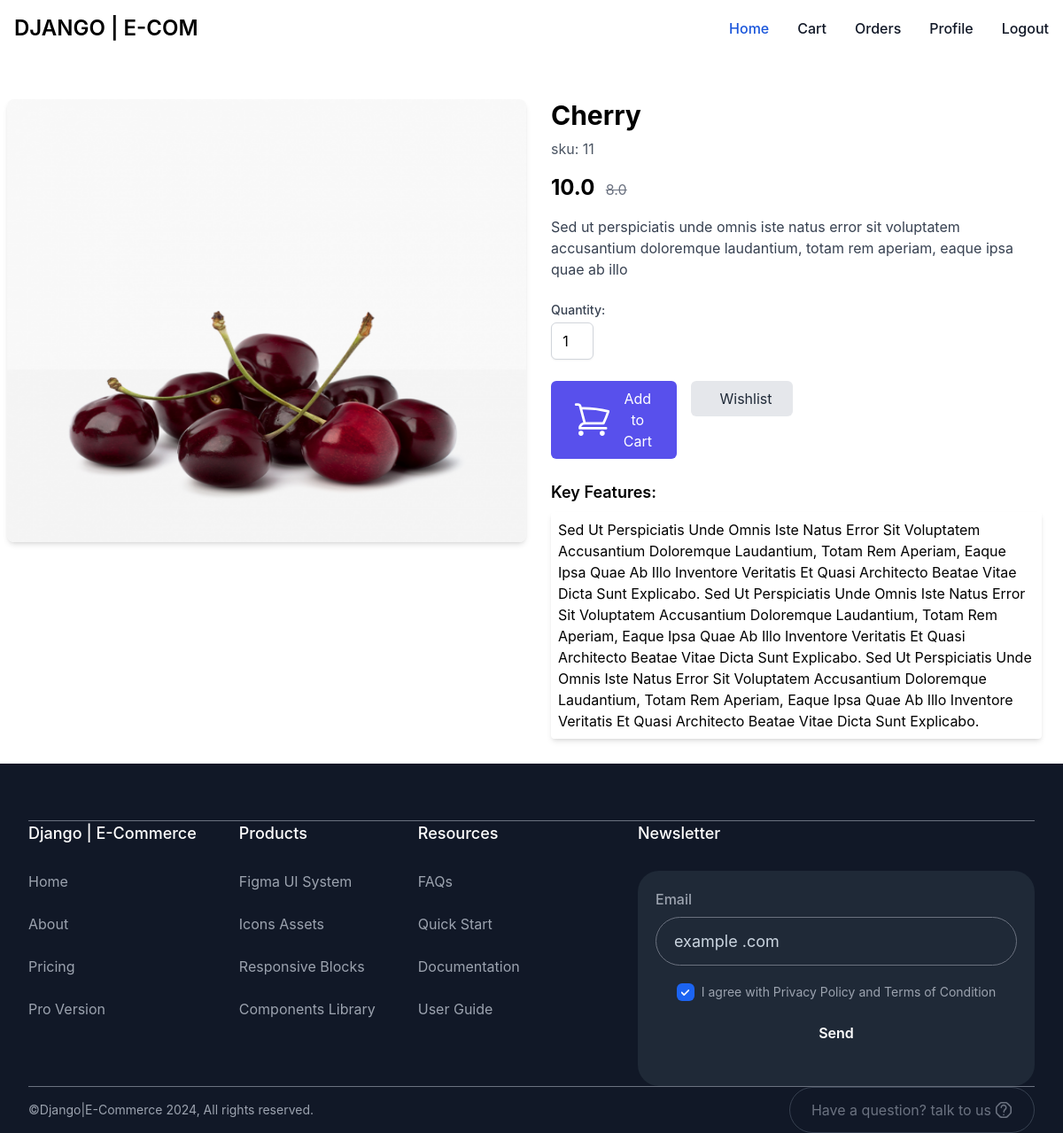
/product_detail/11/ (signed in), run on the app's committed database.
### App_Shop/models.py (models this page shows, shortened)
class Product(models.Model):
    mainimage=models.ImageField(upload_to="products/",blank=True)
    name=models.CharField( max_length=250)
    category=models.ForeignKey(Category, on_delete=models.CASCADE,related_name="category")
    preview_text=models.TextField(max_length="140",verbose_name="preview_text")
    detail_text=models.TextField(max_length="1000",verbose_name="detail_text")
    price=models.FloatField()
    old_price=models.FloatField(default=0.00)
    created=models.DateTimeField( auto_now_add=True)
    class Meta:
        ordering=['-created',]

### App_Shop/views.py (the view)
# urls.py: path("product_detail/<pk>/",views.Product_Detail.as_view(),name="product_detail"),
class Product_Detail(LoginRequiredMixin,DetailView):
    model=Product
    template_name="App_Shop/product_detail.html"

### templates/App_Shop/product_detail.html (shortened to what this page needs)
{% extends "base.html" %}
  {% block content %}
  <div>
    <div class="mt-10">
      <div
        class="p-2 grid gap-3 sm:grid-cols-1 md:grid-cols-2 lg:grid-cols-2 xl:grid-cols-2"
      >
        <div>
          <img
            src="{{object.mainimage.url}}"
            alt="Product-image"
            class="w-full rounded-lg shadow-md mb-4"
            style="height: 500px"
            id=""
          />
        </div>
        <div>
          <div class="w-full md:w-1/2 px-4">
            <h2 class="text-3xl font-bold mb-2">{{object.name}}</h2>
            <p class="text-gray-600 mb-4">sku: {{object.id}}</p>
            <div class="mb-4">
              <span class="text-2xl font-bold mr-2">{{object.price}}</span>
              <span class="text-gray-500 line-through"
                >{{object.old_price}}</span
              >
            </div>
            <p class="text-gray-700 mb-6">{{object.preview_text}}</p>
            <div class="mb-6">
              <label
                for="quantity"
                class="block text-sm font-medium text-gray-700 mb-1"
                >Quantity:</label
              >
              <input
                type="number"
                id="quantity"
                name="quantity"
                min="1"
                value="1"
                class="w-12 text-center rounded-md border-gray-300 shadow-sm focus:border-indigo-300 focus:ring focus:ring-indigo-200 focus:ring-opacity-50"
              />
            </div>
            <div class="flex space-x-4 mb-6">
              <a href="{% url "App_Order:add" pk=object.pk %}">
                <button
                  class="bg-indigo-600 flex gap-2 items-center text-white px-6 py-2 rounded-md hover:bg-indigo-700 focus:outline-none focus:ring-2 focus:ring-indigo-500 focus:ring-offset-2"
                >
                  Add to Cart
                </button>
              </a>
              <a href="">
                <button
                  class="bg-gray-200 flex gap-2 items-center text-gray-800 px-6 py-2 rounded-md hover:bg-gray-300 focus:outline-none focus:ring-2 focus:ring-gray-500 focus:ring-offset-2"
                >
                  Wishlist
                </button>
              </a>
            </div>
            <div class="mb-5">
              <h3 class="text-lg font-semibold mb-2">Key Features:</h3>
              <div class="p-2 shadow-md rounded">
                <p class="capitalize">{{object.detail_text}}</p>
              </div>
            </div>
          </div>
        </div>
      </div>
    </div>
  </div>
  {% endblock content %}

### data on the page
Product: mainimage (picture), name "Cherry", id "11", price "10.0", old_price "8.0", preview_text "Sed ut perspiciatis unde omnis iste natus error sit voluptatem accusantium doloremque laudantium, totam rem aperiam, eaque ipsa quae ab illo", detail_text "Sed Ut Perspiciatis Unde Omnis Iste Natus Error Sit Voluptatem Accusantium Doloremque Laudantium, Totam Rem Aperiam, Eaque Ipsa Quae Ab Illo Inventore Veritatis Et Quasi Architecto Beatae Vitae Dicta Sunt Explicabo. Sed Ut Perspiciatis Unde Omnis Iste Natus Error Sit Voluptatem Accusantium Doloremque Laudantium, Totam Rem Aperiam, Eaque Ipsa Quae Ab Illo Inventore Veritatis Et Quasi Architecto Beatae Vitae Dicta Sunt Explicabo. Sed Ut Perspiciatis Unde Omnis Iste Natus Error Sit Voluptatem Accusantium Doloremque Laudantium, Totam Rem Aperiam, Eaque Ipsa Quae Ab Illo Inventore Veritatis Et Quasi Architecto Beatae Vitae Dicta Sunt Explicabo."
